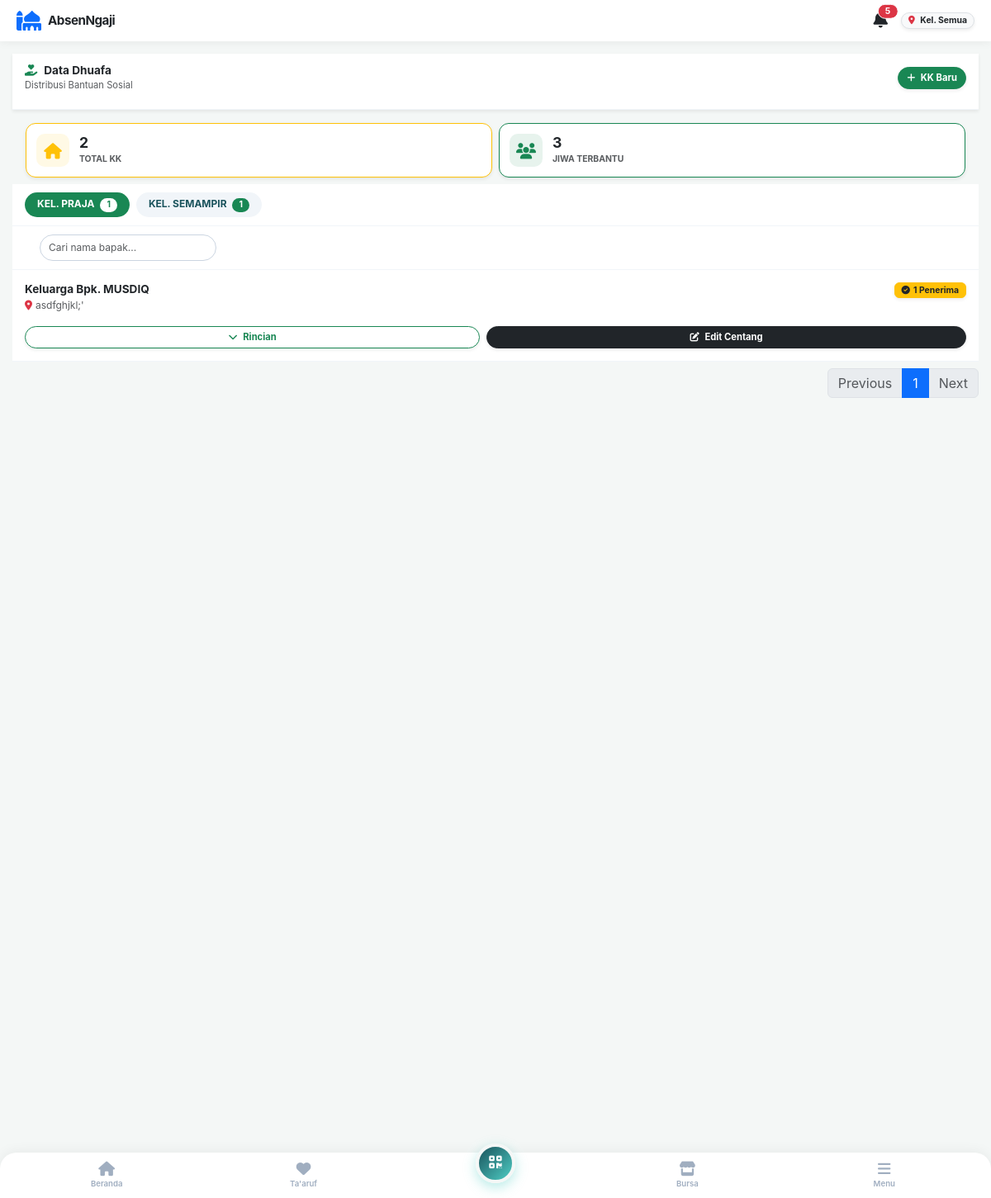
The page /aplikasi_absensi/data_dhuafa.php (signed in) on the database its author committed.
### tables this page shows
CREATE TABLE `biodata_jamaah` (
  `id_biodata` int(11) NOT NULL,
  `id_user` int(11) DEFAULT NULL,
  `jenjang` enum('Umum','Muda/i','Remaja','Pra Remaja','Caberawit') NOT NULL,
  `nama_lengkap` varchar(150) NOT NULL,
  `nama_panggilan` varchar(50) DEFAULT NULL,
  `jenis_kelamin` enum('L','P') DEFAULT NULL,
  `status_pernikahan` enum('Belum Menikah','Menikah','Pernah Menikah') DEFAULT NULL,
  `is_siap_nikah` tinyint(1) DEFAULT 0,
  `target_menikah` varchar(50) DEFAULT NULL,
  `kriteria_idaman` text DEFAULT NULL,
  `id_kepala_keluarga` int(11) DEFAULT NULL,
  `status_keluarga` enum('Kepala Keluarga','Istri','Anak','Lainnya') DEFAULT NULL,
  `no_hp` varchar(20) DEFAULT NULL,
  `alamat_asal` text DEFAULT NULL,
  `foto` varchar(255) DEFAULT NULL,
  `tempat_lahir` varchar(100) DEFAULT NULL,
  `tanggal_lahir` date DEFAULT NULL,
  `alamat_surabaya` text DEFAULT NULL,
  `nama_ortu` varchar(150) DEFAULT NULL,
  `hp_ortu` varchar(20) DEFAULT NULL,
  `status_ortu` enum('Jamaah','Belum') DEFAULT NULL,
  `tempat_sambung_ortu` varchar(150) DEFAULT NULL,
  `darurat_nama` varchar(150) DEFAULT NULL,
  `darurat_hubungan` varchar(50) DEFAULT NULL,
  `darurat_hp` varchar(20) DEFAULT NULL,
  `status_mubaligh` enum('MT','Non MT') DEFAULT NULL,
  `kegiatan_surabaya` enum('Bekerja','Kuliah','Lainnya') DEFAULT NULL,
  `tempat_kerja` varchar(150) DEFAULT NULL,
  `alamat_kerja` text DEFAULT NULL,
  `universitas` varchar(150) DEFAULT NULL,
  `jurusan` varchar(100) DEFAULT NULL,
  `angkatan` varchar(10) DEFAULT NULL,
  `hobi` varchar(255) DEFAULT NULL,
  `created_at` timestamp NOT NULL DEFAULT current_timestamp()
);

CREATE TABLE `users` (
  `id_user` int(11) NOT NULL,
  `username` varchar(50) NOT NULL,
  `password` varchar(255) DEFAULT NULL,
  `nama_lengkap` varchar(100) NOT NULL,
  `jabatan` varchar(50) DEFAULT NULL,
  `level` varchar(50) DEFAULT 'karyawan',
  `created_at` timestamp NOT NULL DEFAULT current_timestamp(),
  `kelompok` enum('Semampir','Keputih','Praja','Semua') DEFAULT 'Semua',
  `tgl_buat_akun` datetime NOT NULL DEFAULT current_timestamp(),
  `tgl_daftar` datetime DEFAULT current_timestamp()
);

### aplikasi_absensi/data_dhuafa.php (the view, shortened to what this page needs)
<?php
include 'koneksi.php';
$level = $_SESSION['level'];
$kel_user = $_SESSION['kelompok'];
$is_pusat = in_array($level, ['superadmin', 'admin_desa', 'keimaman_desa', 'tim_dhuafa_desa']);
$can_edit = in_array($level, ['superadmin', 'admin_desa', 'tim_dhuafa_desa', 'tim_dhuafa']);
if ($is_pusat || $kel_user == 'Semua' || empty($kel_user)) {
    $filter_wilayah = "1";
} else {
    $filter_wilayah = "u.kelompok = '$kel_user'";
}
$query_kk = mysqli_query($conn, "
    SELECT b.*, u.kelompok
    FROM biodata_jamaah b
    JOIN users u ON b.id_user = u.id_user
    WHERE b.status_keluarga = 'Kepala Keluarga' AND ($filter_wilayah)
    ORDER BY u.kelompok ASC, b.nama_lengkap ASC
");
$dhuafa_families = [];
$non_dhuafa_families = [];
$total_jiwa_terbantu = 0;
while($kk = mysqli_fetch_assoc($query_kk)) {
    $id_kk = $kk['id_user'];
    $kel_name = $kk['kelompok'];
    $is_family_dhuafa = false;
    $q_dhuafa_kk = mysqli_query($conn, "SELECT * FROM data_dhuafa WHERE id_user = '$id_kk'");
    $kk['bantuan'] = mysqli_fetch_assoc($q_dhuafa_kk);
    if($kk['bantuan']) {
        $is_family_dhuafa = true;
        if($kk['bantuan']['bantuan_pusat'] == 'Ya' || $kk['bantuan']['bantuan_daerah'] == 'Ya' || $kk['bantuan']['bantuan_desa'] == 'Ya' || $kk['bantuan']['bantuan_kelompok'] == 'Ya') {
            $total_jiwa_terbantu++;
        }
    }
    $q_anggota = mysqli_query($conn, "
        SELECT b.*, d.bantuan_pusat, d.bantuan_daerah, d.bantuan_desa, d.bantuan_kelompok
        FROM biodata_jamaah b
        LEFT JOIN data_dhuafa d ON b.id_user = d.id_user
        WHERE b.id_kepala_keluarga = '$id_kk'
        ORDER BY FIELD(b.status_keluarga, 'Istri', 'Anak', 'Lainnya'), b.nama_lengkap ASC
    ");
    $kk['anggota'] = [];
    while($ang = mysqli_fetch_assoc($q_anggota)) {
        $kk['anggota'][] = $ang;
        if(!empty($ang['bantuan_pusat']) || !empty($ang['bantuan_daerah']) || !empty($ang['bantuan_desa']) || !empty($ang['bantuan_kelompok'])) {
            $is_family_dhuafa = true;
            if($ang['bantuan_pusat'] == 'Ya' || $ang['bantuan_daerah'] == 'Ya' || $ang['bantuan_desa'] == 'Ya' || $ang['bantuan_kelompok'] == 'Ya') {
                $total_jiwa_terbantu++;
            }
        }
    }
    if($is_family_dhuafa) { $dhuafa_families[$kel_name][] = $kk; }
    else { $non_dhuafa_families[] = $kk; }
}
$list_kelompok = array_keys($dhuafa_families);
sort($list_kelompok);
$total_kk_dhuafa = 0;
foreach($dhuafa_families as $kel => $kks) { $total_kk_dhuafa += count($kks); }
?>
<!DOCTYPE html>
<html lang="id">
<head>
    <link href="https://cdn.jsdelivr.net/npm/bootstrap@5.3.0/dist/css/bootstrap.min.css" rel="stylesheet">
    <link rel="stylesheet" href="https://cdnjs.cloudflare.com/ajax/libs/font-awesome/6.4.0/css/all.min.css">
    <link rel="stylesheet" href="https://cdn.datatables.net/1.13.6/css/dataTables.bootstrap5.min.css">
</head>
<body>
<?php include 'sidebar.php'; ?>
<div class="main-content">
    <div class="header-title shadow-sm">
        <div class="d-flex justify-content-between align-items-center mb-2">
            <div>
                <h6 class="fw-bold mb-0 text-dark"><i class="fa fa-hand-holding-heart text-success me-2"></i>Data Dhuafa</h6>
                <small class="text-muted" style="font-size:0.7rem;">Distribusi Bantuan Sosial</small>
            </div>
            <?php if($can_edit): ?>
                <button class="btn btn-sm btn-success rounded-pill fw-bold px-3 shadow-sm" data-bs-toggle="modal" data-bs-target="#modalTambahDhuafa">
                    <i class="fa fa-plus me-1"></i> KK Baru
                </button>
            <?php endif; ?>
        </div>
    </div>
    <div class="px-3 pt-3">
        <div class="row g-2 mb-2">
            <div class="col-6">
                <div class="stat-card shadow-sm border-warning">
                    <div class="stat-icon bg-warning bg-opacity-10 text-warning"><i class="fa fa-home"></i></div>
                    <div>
                        <h4 class="fw-bold mb-0 text-dark" style="line-height:1;"><?= $total_kk_dhuafa; ?></h4>
                        <span class="text-muted fw-bold" style="font-size:0.65rem;">TOTAL KK</span>
                    </div>
                </div>
            </div>
            <div class="col-6">
                <div class="stat-card shadow-sm border-success">
                    <div class="stat-icon bg-success bg-opacity-10 text-success"><i class="fa fa-users"></i></div>
                    <div>
                        <h4 class="fw-bold mb-0 text-dark" style="line-height:1;"><?= $total_jiwa_terbantu; ?></h4>
                        <span class="text-muted fw-bold" style="font-size:0.65rem;">JIWA TERBANTU</span>
                    </div>
                </div>
            </div>
        </div>
    </div>
    <?php if($is_pusat && count($list_kelompok) > 0): ?>
        <div class="nav nav-pills-scroll" id="pills-kelompok" role="tablist">
            <?php $first_k = true; foreach($list_kelompok as $k): ?>
                <button class="nav-link <?= $first_k ? 'active' : ''; ?>" data-bs-toggle="pill" data-bs-target="#tab-<?= md5($k); ?>" type="button">
                    KEL. <?= strtoupper($k); ?>
                    <span class="badge <?= $first_k ? 'bg-white text-success' : 'bg-success text-white'; ?> ms-1 rounded-pill badge-k"><?= count($dhuafa_families[$k]); ?></span>
                </button>
            <?php $first_k = false; endforeach; ?>
        </div>
    <?php endif; ?>
    <div class="tab-content">
        <?php
        $first_k = true;
        foreach($list_kelompok as $k):
            $data_tabel = $dhuafa_families[$k];
        ?>
        <div class="tab-pane fade <?= $first_k ? 'show active' : ''; ?>" id="tab-<?= md5($k); ?>" role="tabpanel">
            <table class="table tabel-dhuafa w-100 mb-0">
                <tbody>
                    <?php foreach($data_tabel as $kk):
                        $jiwa_dhuafa_di_kk = 0;
                        if($kk['bantuan'] && in_array('Ya', [$kk['bantuan']['bantuan_pusat'], $kk['bantuan']['bantuan_daerah'], $kk['bantuan']['bantuan_desa'], $kk['bantuan']['bantuan_kelompok']])) {
                            $jiwa_dhuafa_di_kk++;
                        }
                        foreach($kk['anggota'] as $a) {
                            if($a['bantuan_pusat'] == 'Ya' || $a['bantuan_daerah'] == 'Ya' || $a['bantuan_desa'] == 'Ya' || $a['bantuan_kelompok'] == 'Ya') {
                                $jiwa_dhuafa_di_kk++;
                            }
                        }
                        $family_view = [];
                        $family_view[] = [
                            'nama' => $kk['nama_lengkap'], 'status' => 'Kepala Keluarga',
                            'b_pusat' => $kk['bantuan']['bantuan_pusat'] ?? '', 'b_daerah' => $kk['bantuan']['bantuan_daerah'] ?? '',
                            'b_desa' => $kk['bantuan']['bantuan_desa'] ?? '', 'b_kelompok' => $kk['bantuan']['bantuan_kelompok'] ?? ''
                        ];
                        foreach($kk['anggota'] as $ang) {
                            $family_view[] = [
                                'nama' => $ang['nama_lengkap'], 'status' => $ang['status_keluarga'],
                                'b_pusat' => $ang['bantuan_pusat'] ?? '', 'b_daerah' => $ang['bantuan_daerah'] ?? '',
                                'b_desa' => $ang['bantuan_desa'] ?? '', 'b_kelompok' => $ang['bantuan_kelompok'] ?? ''
                            ];
                        }
                        $json_view = htmlspecialchars(json_encode($family_view), ENT_QUOTES, 'UTF-8');
                    ?>
                    <tr>
                        <td>
                            <div class="dhuafa-item">
                                <div class="d-flex justify-content-between align-items-start mb-2">
                                    <div>
                                        <h6 class="fw-bold text-dark mb-1">Keluarga Bpk. <?= strtoupper($kk['nama_lengkap']); ?></h6>
                                        <div class="text-muted" style="font-size:0.75rem;"><i class="fa fa-map-marker-alt text-danger me-1"></i><?= htmlspecialchars($kk['alamat_asal']); ?></div>
                                    </div>
                                    <?php if($jiwa_dhuafa_di_kk > 0): ?>
                                        <span class="badge bg-warning text-dark border border-warning shadow-sm"><i class="fa fa-check-circle me-1"></i><?= $jiwa_dhuafa_di_kk; ?> Penerima</span>
                                    <?php else: ?>
                                        <span class="badge bg-light text-secondary border shadow-sm"><i class="fa fa-hourglass-half me-1"></i>Menunggu</span>
                                    <?php endif; ?>
                                </div>
                                <div class="d-flex gap-2 mt-3">
                                    <button class="btn btn-outline-success btn-sm flex-grow-1 fw-bold rounded-pill shadow-sm btn-expand" data-family='<?= $json_view; ?>'>
                                        <i class="fa fa-chevron-down me-1"></i> Rincian
                                    </button>
                                    <?php if($can_edit): ?>
                                        <button class="btn btn-dark btn-sm flex-grow-1 fw-bold rounded-pill shadow-sm" data-bs-toggle="modal" data-bs-target="#modalEdit<?= $kk['id_user']; ?>">
                                            <i class="fa fa-edit me-1"></i> Edit Centang
                                        </button>
                                    <?php endif; ?>
                                </div>
                            </div>
                        </td>
                    </tr>
                    <?php endforeach; ?>
                </tbody>
            </table>
        </div>
        <?php $first_k = false; endforeach; ?>
    </div>
</div>
</body>
</html>

### aplikasi_absensi/sidebar.php (shortened to what this page needs)
<?php
$current_page = basename($_SERVER['PHP_SELF']);
$lvl_sidebar = isset($_SESSION['level']) ? $_SESSION['level'] : 'karyawan';
$id_user_sidebar = isset($_SESSION['id_user']) ? $_SESSION['id_user'] : 0;
$q_utama = mysqli_query($conn, "
    SELECT u.level, u.kelompok, b.jenjang, b.status_pernikahan, b.foto, b.tempat_lahir, b.no_hp, b.alamat_surabaya
    FROM users u
    LEFT JOIN biodata_jamaah b ON u.id_user = b.id_user
    WHERE u.id_user = '$id_user_sidebar'
");
$d_utama = mysqli_fetch_assoc($q_utama);
$jml_notif = 0;
if(isset($conn)) {
    $q_notif = mysqli_query($conn, "SELECT COUNT(*) as total FROM notifikasi WHERE id_user = '$id_user_sidebar' AND is_read = 0");
    if($q_notif) {
        $notif_data = mysqli_fetch_assoc($q_notif);
        $jml_notif = $notif_data['total'];
    }
}
$akses_semua_pengurus = ['superadmin', 'admin_desa', 'admin', 'keimaman_desa', 'keimaman', 'ketua_mudai_desa', 'admin_mudai_desa', 'ketua_mudai', 'admin_mudai', 'admin_remaja', 'admin_praremaja', 'admin_caberawit'];
?>
<link rel="stylesheet" href="style_mobile.css">
<div class="app-topbar">
    <div class="d-flex align-items-center">
        <i class="fa fa-mosque fs-4 text-primary me-2"></i>
        <h5 class="fw-bold text-dark mb-0" style="letter-spacing: -0.5px;">AbsenNgaji</h5>
    </div>
    <div class="d-flex align-items-center gap-3">
        <a href="notifikasi.php" class="text-dark text-decoration-none position-relative">
            <i class="fa fa-bell fs-5"></i>
            <?php if($jml_notif > 0): ?>
                <span class="position-absolute top-0 start-100 translate-middle badge rounded-pill bg-danger border border-white" style="font-size: 0.6rem; padding: 3px 5px;">
                    <?= $jml_notif; ?>
                </span>
            <?php endif; ?>
        </a>
        <span class="badge bg-light text-dark border shadow-sm px-3 py-2 rounded-pill">
            <i class="fa fa-map-marker-alt text-danger me-1"></i> Kel. <?= $d_utama['kelompok']; ?>
        </span>
    </div>
</div>
<div class="app-bottom-nav">
    <a href="dashboard.php" class="nav-item <?= ($current_page == 'dashboard.php') ? 'active' : ''; ?>">
        <i class="fa fa-home"></i><span>Beranda</span>
    </a>
    <a href="bursa_taaruf.php" class="nav-item <?= ($current_page == 'bursa_taaruf.php' || $current_page == 'pantau_taaruf.php') ? 'active text-danger' : ''; ?>">
        <i class="fa fa-heart"></i><span>Ta'aruf</span>
    </a>
    <?php if(in_array($lvl_sidebar, $akses_semua_pengurus)): ?>
        <a href="scan.php" class="nav-item nav-fab"><i class="fa fa-qrcode"></i></a>
    <?php else: ?>
        <a href="isi_biodata.php" class="nav-item nav-fab <?= ($current_page == 'isi_biodata.php') ? 'shadow-lg' : ''; ?>">
            <i class="fa fa-user"></i>
        </a>
    <?php endif; ?>
    <a href="bursa_usaha.php" class="nav-item <?= ($current_page == 'bursa_usaha.php') ? 'active' : ''; ?>">
        <i class="fa fa-store"></i><span>Bursa</span>
    </a>
    <a href="#offcanvasMenu" data-bs-toggle="offcanvas" class="nav-item">
        <i class="fa fa-bars"></i><span>Menu</span>
    </a>
</div>

### rows shown on the page
biodata_jamaah: id_user.kelompok "Semua"
biodata_jamaah: nama_lengkap "MUSDIQ", alamat_asal "asdfghjkl;'", jiwa_dhuafa_di_kk "1"

### other values the page prints
$jml_notif "5"
$total_kk_dhuafa "2"
$total_jiwa_terbantu "3"
$k "PRAJA"
count($dhuafa_families[$k]) "1"
$k "SEMAMPIR"
